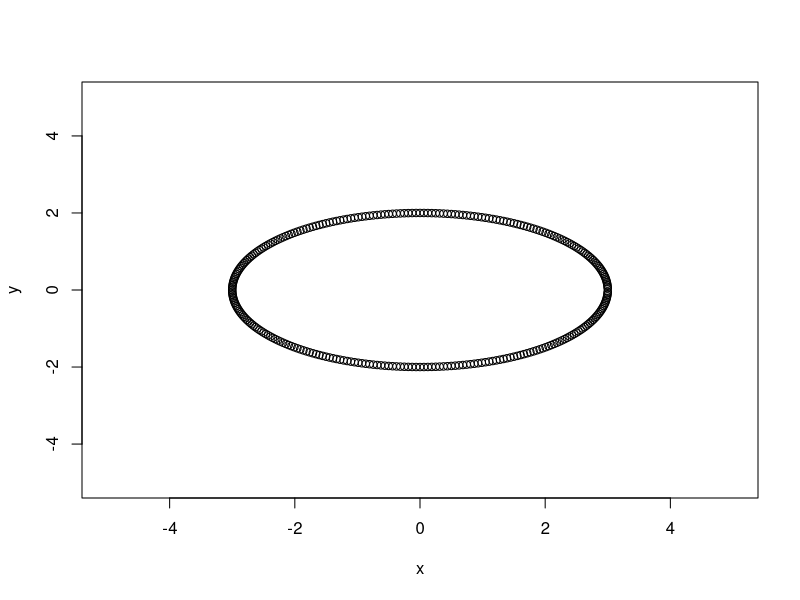
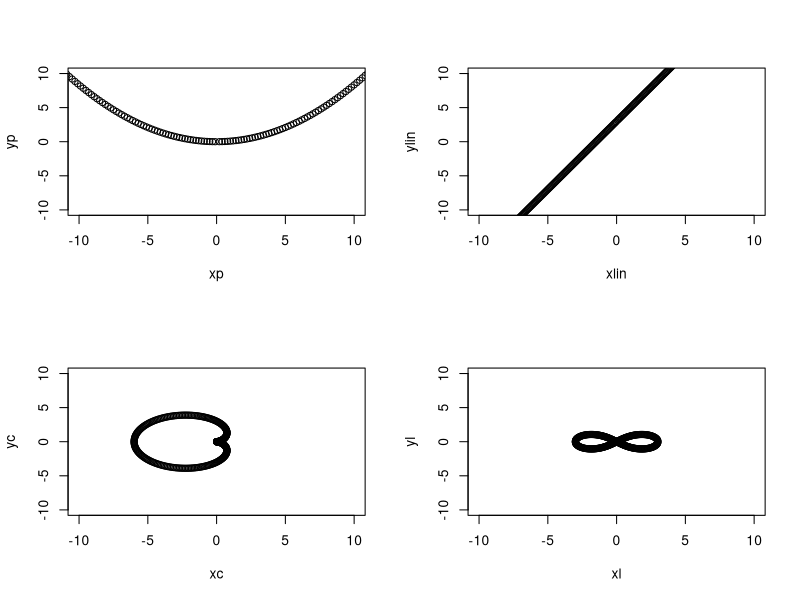

The R script that drew these images, in order:
## ---- chunk 1
x<-numeric()
y<-numeric()
a = 3
b = 2
n<-300
for (t in 0:(n-1)){
        x[t]=a*cos(2*pi*t/n)
        y[t]=-b*sin(2*pi*t/n)
        }
plot(y~x,xlim=c(-5,5),ylim=c(-5,5))
## ---- chunk 2
n<-300
fp<-3
xp<-numeric()
yp<-numeric()
for (t in 0:(n-1)){
                xp[t]=(-1)^t*2*fp*t/(.2*n)
                yp[t]=fp*(t/(.2*n))^2
        }

mlin<-2
blin<-3
xlin<-numeric()
ylin<-numeric()
for (t in 0:(n-1)){
              xlin[t]=(-1)^t*(t/(.1*n))
              ylin[t]=(-1)^t*(mlin*t/(.1*n))+blin
        }

ac<-3
xc<-numeric()
yc<-numeric()
for (t in 0:(n-1)){
                xc[t]=ac*cos(2*pi*t/n)*(1-cos(2*pi*t/n))
                yc[t]=ac*sin(2*pi*t/n)*(1-cos(2*pi*t/n))
        }

al<-3
xl<-numeric()
yl<-numeric()
for (t in 0:(n-1)){
                xl[t]<-(al*cos(2*pi*t/n))/(1+sin(2*pi*t/n)^2)
                yl[t]<-(al*sin(2*pi*t/n)*cos(2*pi*t/n))/(1+sin(2*pi*t/n)^2)
        }

par(mfrow=c(2,2))
plot(yp~xp,xlim=c(-10,10),ylim=c(-10,10))
plot(ylin~xlin,xlim=c(-10,10),ylim=c(-10,10))
plot(yc~xc,xlim=c(-10,10),ylim=c(-10,10))
plot(yl~xl,xlim=c(-10,10),ylim=c(-10,10))
